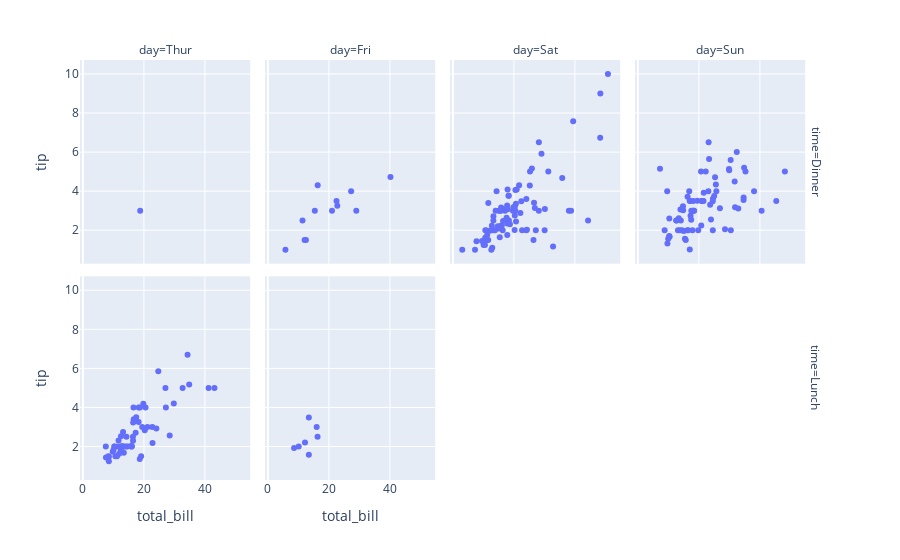

Notebook cell for this chart:
### Code cell
#sort order of days to thursday, friday, sunday, saturday by importing CategoricalDtypes. This is useful in ordering categorical data.
from pandas.api.types import CategoricalDtype

# custom categorical type is created. Second argument sets ordered to be true so it knows it is categorically ordered. 
cat_date_order = CategoricalDtype(['Thur', 'Fri', 'Sat', 'Sun'], ordered = True)

# The csutom categorical order is cast onto the values in column 'day'. 
df['day'] = df['day'].astype(cat_date_order)

# A sort_values() function will sort by new categorical order of day and time by alphabetical order. 
df.sort_values(by = ['day','time'], inplace = True)
print(cat_date_order)
fig = px.scatter(df, x = 'total_bill', y = 'tip', facet_col = 'day', facet_row = 'time')
fig.show()

### Figure 1 — Plotly figure (JSON) as saved in the notebook; plotly's stock layout.template omitted (floating-point values rounded to 4 significant figures)
{"data": [{"hovertemplate": "time=Dinner<br>day=Thur<br>total_bill=%{x}<br>tip=%{y}<extra></extra>", "legendgroup": "", "marker": {"color": "#636efa", "symbol": "circle"}, "mode": "markers", "name": "", "orientation": "v", "showlegend": false, "type": "scatter", "x": [18.78], "xaxis": "x5", "y": [3], "yaxis": "y5"}, {"hovertemplate": "time=Dinner<br>day=Fri<br>total_bill=%{x}<br>tip=%{y}<extra></extra>", "legendgroup": "", "marker": {"color": "#636efa", "symbol": "circle"}, "mode": "markers", "name": "", "orientation": "v", "showlegend": false, "type": "scatter", "x": [28.97, 22.49, 5.75, 16.32, 22.75, 40.17, 27.28, 12.03, 21.01, 12.46, 11.35, 15.38], "xaxis": "x6", "y": [3, 3.5, 1, 4.3, 3.25, 4.73, 4, 1.5, 3, 1.5, 2.5, 3], "yaxis": "y6"}, {"hovertemplate": "time=Dinner<br>day=Sat<br>total_bill=%{x}<br>tip=%{y}<extra></extra>", "legendgroup": "", "marker": {"color": "#636efa", "symbol": "circle"}, "mode": "markers", "name": "", "orientation": "v", "showlegend": false, "type": "scatter", "x": [20.65, 17.92, 20.29, 15.77, 39.42, 19.82, 17.81, 13.37, 12.69, 21.7, 19.65, 9.55, 18.35, 15.06, 20.69, 17.78, 24.06, 16.31, 16.93, 18.69, 31.27, 16.04, 38.01, 26.41, 11.24, 48.27, 20.29, 13.81, 11.02, 18.29, 17.59, 20.08, 16.45, 3.07, 20.23, 15.01, 12.02, 17.07, 26.86, 25.28, 14.73, 10.51, 17.92, 44.3, 22.42, 20.92, 15.36, 20.49, 25.21, 18.24, 14.31, 14, 7.25, 10.59, 10.63, 50.81, 15.81, 26.59, 38.73, 24.27, 12.76, 30.06, 25.89, 48.33, 13.27, 28.17, 12.9, 28.15, 11.59, 7.74, 30.14, 20.45, 13.28, 22.12, 24.01, 15.69, 11.61, 10.77, 15.53, 10.07, 12.6, 32.83, 35.83, 29.03, 27.18, 22.67, 17.82], "xaxis": "x7", "y": [3.35, 4.08, 2.75, 2.23, 7.58, 3.18, 2.34, 2, 2, 4.3, 3, 1.45, 2.5, 3, 2.45, 3.27, 3.6, 2, 3.07, 2.31, 5, 2.24, 3, 1.5, 1.76, 6.73, 3.21, 2, 1.98, 3.76, 2.64, 3.15, 2.47, 1, 2.01, 2.09, 1.97, 3, 3.14, 5, 2.2, 1.25, 3.08, 2.5, 3.48, 4.08, 1.64, 4.06, 4.29, 3.76, 4, 3, 1, 1.61, 2, 10, 3.16, 3.41, 3, 2.03, 2.23, 2, 5.16, 9, 2.5, 6.5, 1.1, 3, 1.5, 1.44, 3.09, 3, 2.72, 2.88, 2, 3, 3.39, 1.47, 3, 1.25, 1, 1.17, 4.67, 5.92, 2, 2, 1.75], "yaxis": "y7"}, {"hovertemplate": "time=Dinner<br>day=Sun<br>total_bill=%{x}<br>tip=%{y}<extra></extra>", "legendgroup": "", "marker": {"color": "#636efa", "symbol": "circle"}, "mode": "markers", "name": "", "orientation": "v", "showlegend": false, "type": "scatter", "x": [16.99, 10.34, 21.01, 23.68, 24.59, 25.29, 8.77, 26.88, 15.04, 14.78, 10.27, 35.26, 15.42, 18.43, 14.83, 21.58, 10.33, 16.29, 16.97, 17.46, 13.94, 9.68, 30.4, 18.29, 22.23, 32.4, 28.55, 18.04, 12.54, 10.29, 34.81, 9.94, 25.56, 19.49, 38.07, 23.95, 25.71, 17.31, 29.93, 14.07, 13.13, 17.26, 24.55, 19.77, 29.85, 48.17, 25, 13.39, 16.49, 21.5, 12.66, 16.21, 13.81, 17.51, 24.52, 20.76, 31.71, 7.25, 31.85, 16.82, 32.9, 17.89, 14.48, 9.6, 34.63, 34.65, 23.33, 45.35, 23.17, 40.55, 20.69, 20.9, 30.46, 18.15, 23.1, 15.69], "xaxis": "x8", "y": [1.01, 1.66, 3.5, 3.31, 3.61, 4.71, 2, 3.12, 1.96, 3.23, 1.71, 5, 1.57, 3, 3.02, 3.92, 1.67, 3.71, 3.5, 2.54, 3.06, 1.32, 5.6, 3, 5, 6, 2.05, 3, 2.5, 2.6, 5.2, 1.56, 4.34, 3.51, 4, 2.55, 4, 3.5, 5.07, 2.5, 2, 2.74, 2, 2, 5.14, 5, 3.75, 2.61, 2, 3.5, 2.5, 2, 2, 3, 3.48, 2.24, 4.5, 5.15, 3.18, 4, 3.11, 2, 2, 4, 3.55, 3.68, 5.65, 3.5, 6.5, 3, 5, 3.5, 2, 3.5, 4, 1.5], "yaxis": "y8"}, {"hovertemplate": "time=Lunch<br>day=Thur<br>total_bill=%{x}<br>tip=%{y}<extra></extra>", "legendgroup": "", "marker": {"color": "#636efa", "symbol": "circle"}, "mode": "markers", "name": "", "orientation": "v", "showlegend": false, "type": "scatter", "x": [27.2, 22.76, 17.29, 19.44, 16.66, 10.07, 32.68, 15.98, 34.83, 13.03, 18.28, 24.71, 21.16, 10.65, 12.43, 24.08, 11.69, 13.42, 14.26, 15.95, 12.48, 29.8, 8.52, 14.52, 11.38, 22.82, 19.08, 20.27, 11.17, 12.26, 18.26, 8.51, 10.33, 14.15, 16, 13.16, 17.47, 34.3, 41.19, 27.05, 16.43, 8.35, 18.64, 11.87, 9.78, 7.51, 19.81, 28.44, 15.48, 16.58, 7.56, 10.34, 43.11, 13, 13.51, 18.71, 12.74, 13, 16.4, 20.53, 16.47], "xaxis": "x", "y": [4, 3, 2.71, 3, 3.4, 1.83, 5, 2.03, 5.17, 2, 4, 5.85, 3, 1.5, 1.8, 2.92, 2.31, 1.68, 2.5, 2, 2.52, 4.2, 1.48, 2, 2, 2.18, 1.5, 2.83, 1.5, 2, 3.25, 1.25, 2, 2, 2, 2.75, 3.5, 6.7, 5, 5, 2.3, 1.5, 1.36, 1.63, 1.73, 2, 4.19, 2.56, 2.02, 4, 1.44, 2, 5, 2, 2, 4, 2.01, 2, 2.5, 4, 3.23], "yaxis": "y"}, {"hovertemplate": "time=Lunch<br>day=Fri<br>total_bill=%{x}<br>tip=%{y}<extra></extra>", "legendgroup": "", "marker": {"color": "#636efa", "symbol": "circle"}, "mode": "markers", "name": "", "orientation": "v", "showlegend": false, "type": "scatter", "x": [12.16, 13.42, 8.58, 15.98, 13.42, 16.27, 10.09], "xaxis": "x2", "y": [2.2, 3.48, 1.92, 3, 1.58, 2.5, 2], "yaxis": "y2"}], "layout": {"annotations": [{"font": {}, "showarrow": false, "text": "day=Thur", "x": 0.115, "xanchor": "center", "xref": "paper", "y": 1, "yanchor": "bottom", "yref": "paper"}, {"font": {}, "showarrow": false, "text": "day=Fri", "x": 0.365, "xanchor": "center", "xref": "paper", "y": 1, "yanchor": "bottom", "yref": "paper"}, {"font": {}, "showarrow": false, "text": "day=Sat", "x": 0.615, "xanchor": "center", "xref": "paper", "y": 1, "yanchor": "bottom", "yref": "paper"}, {"font": {}, "showarrow": false, "text": "day=Sun", "x": 0.865, "xanchor": "center", "xref": "paper", "y": 1, "yanchor": "bottom", "yref": "paper"}, {"font": {}, "showarrow": false, "text": "time=Lunch", "textangle": 90, "x": 0.98, "xanchor": "left", "xref": "paper", "y": 0.2425, "yanchor": "middle", "yref": "paper"}, {"font": {}, "showarrow": false, "text": "time=Dinner", "textangle": 90, "x": 0.98, "xanchor": "left", "xref": "paper", "y": 0.7575, "yanchor": "middle", "yref": "paper"}], "autosize": true, "legend": {"tracegroupgap": 0}, "margin": {"t": 60}, "xaxis": {"anchor": "y", "autorange": true, "domain": [0, 0.23], "range": [-0.766, 54.65], "title": {"text": "total_bill"}, "type": "linear"}, "xaxis2": {"anchor": "y2", "autorange": true, "domain": [0.25, 0.48], "matches": "x", "range": [-0.766, 54.65], "title": {"text": "total_bill"}, "type": "linear"}, "xaxis3": {"anchor": "y3", "domain": [0.5, 0.73], "matches": "x", "title": {"text": "total_bill"}}, "xaxis4": {"anchor": "y4", "domain": [0.75, 0.98], "matches": "x", "title": {"text": "total_bill"}}, "xaxis5": {"anchor": "y5", "autorange": true, "domain": [0, 0.23], "matches": "x", "range": [-0.766, 54.65], "showticklabels": false, "type": "linear"}, "xaxis6": {"anchor": "y6", "autorange": true, "domain": [0.25, 0.48], "matches": "x", "range": [-0.766, 54.65], "showticklabels": false, "type": "linear"}, "xaxis7": {"anchor": "y7", "autorange": true, "domain": [0.5, 0.73], "matches": "x", "range": [-0.766, 54.65], "showticklabels": false, "type": "linear"}, "xaxis8": {"anchor": "y8", "autorange": true, "domain": [0.75, 0.98], "matches": "x", "range": [-0.766, 54.65], "showticklabels": false, "type": "linear"}, "yaxis": {"anchor": "x", "autorange": true, "domain": [0, 0.485], "range": [0.07641, 10.92], "title": {"text": "tip"}, "type": "linear"}, "yaxis2": {"anchor": "x2", "autorange": true, "domain": [0, 0.485], "matches": "y", "range": [0.07641, 10.92], "showticklabels": false, "type": "linear"}, "yaxis3": {"anchor": "x3", "domain": [0, 0.485], "matches": "y", "showticklabels": false}, "yaxis4": {"anchor": "x4", "domain": [0, 0.485], "matches": "y", "showticklabels": false}, "yaxis5": {"anchor": "x5", "autorange": true, "domain": [0.515, 1], "matches": "y", "range": [0.07641, 10.92], "title": {"text": "tip"}, "type": "linear"}, "yaxis6": {"anchor": "x6", "autorange": true, "domain": [0.515, 1], "matches": "y", "range": [0.07641, 10.92], "showticklabels": false, "type": "linear"}, "yaxis7": {"anchor": "x7", "autorange": true, "domain": [0.515, 1], "matches": "y", "range": [0.07641, 10.92], "showticklabels": false, "type": "linear"}, "yaxis8": {"anchor": "x8", "autorange": true, "domain": [0.515, 1], "matches": "y", "range": [0.07641, 10.92], "showticklabels": false, "type": "linear"}}}
